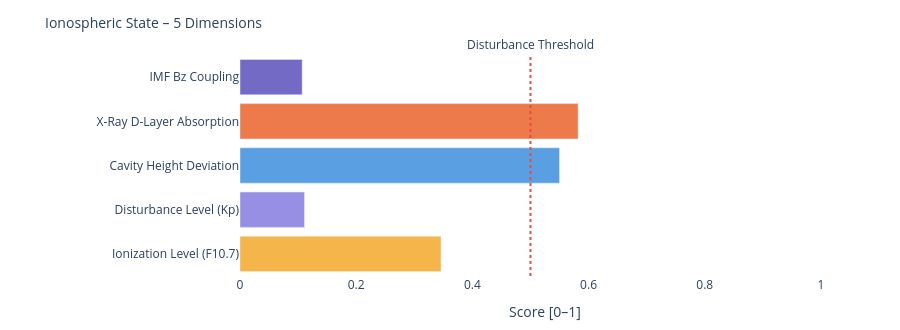

Notebook code cell kept with this figure:
### Markdown cell above
---
### 📐 Systemic Insight: Geometric Cavity vs. Real Schumann Resonance

**Relevant for:** Layer 6 = delta analysis &nbsp;|&nbsp; Layer 7 = feature vector / system interpretation

A cavity height change from 80 km to 70 km shifts the **idealized geometric frequencies** only minimally:

| Modus | Aktuell | Referenz | Δ |
|-------|---------|----------|---|
| SR-1 | 10.4762 Hz | 10.4599 Hz | +16 mHz |
| SR-2 | 18.1452 Hz | 18.1171 Hz | +28 mHz |
| SR-3 | 25.6612 Hz | 25.6215 Hz | +40 mHz |
| SR-4 | 33.1285 Hz | 33.0772 Hz | +51 mHz |

The geometric effect is limited because 10 km is very small compared to Earth's radius (~6371 km).

**Consequence:** Real Schumann deviations are likely driven more strongly by **conductivity, damping, day/night structure, lightning distribution and source geometry** than by pure cavity height.

---

**Layer 6 compares:**
```
geometric Δ from Layer 4  vs.  observed Δ from real Schumann measurement data
```

**Layer 7 Feature:**
```
If real Δ >> geometric Δ  →  non-geometric factors dominant
```

### Code cell
# ============================================================
# IONOSPHERIC STATE – Summary gauge
# Five dimensions: ionization, disturbance, cavity height, X-Ray, Bz coupling
# ============================================================

def norm(v, lo, hi):
    if v is None: return None
    return round(max(0.0, min(1.0, (v - lo) / (hi - lo))), 3)

# Ionization level (F10.7 → F2-Layer)
ioniz = norm(f107_val, 60, 250)

# Disturbance level (Kp → E/F-Layer irregularities)
disturb = norm(kp_val, 0, 9)

# Cavity height deviation from reference (80 km)
h_dev = norm(abs(h_eff - 80), 0, 20)

# X-Ray ionization (D-Layer absorption)
xray_ioniz = None
if xray_now is not None:
    xray_ioniz = norm(math.log10(max(xray_now, 1e-9)) + 9, 0, 5)

# Bz coupling (southward Bz → stronger magnetosphere-ionosphere coupling)
bz_coupling = norm(-(bz_now or 0), -5, 30) if bz_now is not None else None

dims = [
    ('Ionization Level (F10.7)',    ioniz,      '#F2A623'),
    ('Disturbance Level (Kp)',      disturb,    '#7F77DD'),
    ('Cavity Height Deviation',     h_dev,      '#378ADD'),
    ('X-Ray D-Layer Absorption',    xray_ioniz, '#E85D24'),
    ('IMF Bz Coupling',             bz_coupling,'#534AB7'),
]

fig = go.Figure()
for name, val, col in dims:
    if val is not None:
        h = int(val * 20)
        bar = '█' * h + '░' * (20 - h)
        label = f'{name}:  {bar}  {val:.3f}'
    else:
        label = f'{name}:  {"─" * 20}  n/a'
    fig.add_trace(go.Bar(
        x=[val if val is not None else 0],
        y=[name],
        orientation='h',
        marker_color=col, opacity=0.82,
        showlegend=False
    ))

fig.add_vline(x=0.5, line_dash='dot', line_color='#e74c3c',
              annotation_text='Disturbance Threshold', annotation_position='top')
fig.update_layout(
    title=dict(text='Ionospheric State – 5 Dimensions', font=dict(size=14)),
    xaxis=dict(title='Score [0–1]', range=[0, 1.05]),
    height=330, plot_bgcolor='rgba(0,0,0,0)', paper_bgcolor='rgba(0,0,0,0)',
    margin=dict(l=240, r=50, t=55, b=40)
)
fig.show()

print(f'\nIonospheric state:')
for name, val, _ in dims:
    print(f'  {name:<35} {val:.3f}' if val is not None else f'  {name:<35} n/a')

### Figure 1 — Plotly figure (JSON) as saved in the notebook; plotly's stock layout.template omitted (floating-point values rounded to 4 significant figures)
{"data": [{"marker": {"color": "#F2A623"}, "opacity": 0.82, "orientation": "h", "showlegend": false, "type": "bar", "x": [0.346], "y": ["Ionization Level (F10.7)"]}, {"marker": {"color": "#7F77DD"}, "opacity": 0.82, "orientation": "h", "showlegend": false, "type": "bar", "x": [0.111], "y": ["Disturbance Level (Kp)"]}, {"marker": {"color": "#378ADD"}, "opacity": 0.82, "orientation": "h", "showlegend": false, "type": "bar", "x": [0.55], "y": ["Cavity Height Deviation"]}, {"marker": {"color": "#E85D24"}, "opacity": 0.82, "orientation": "h", "showlegend": false, "type": "bar", "x": [0.582], "y": ["X-Ray D-Layer Absorption"]}, {"marker": {"color": "#534AB7"}, "opacity": 0.82, "orientation": "h", "showlegend": false, "type": "bar", "x": [0.107], "y": ["IMF Bz Coupling"]}], "layout": {"annotations": [{"showarrow": false, "text": "Disturbance Threshold", "x": 0.5, "xanchor": "center", "xref": "x", "y": 1, "yanchor": "bottom", "yref": "y domain"}], "height": 330, "margin": {"b": 40, "l": 240, "r": 50, "t": 55}, "paper_bgcolor": "rgba(0,0,0,0)", "plot_bgcolor": "rgba(0,0,0,0)", "shapes": [{"line": {"color": "#e74c3c", "dash": "dot"}, "type": "line", "x0": 0.5, "x1": 0.5, "xref": "x", "y0": 0, "y1": 1, "yref": "y domain"}], "title": {"font": {"size": 14}, "text": "Ionospheric State – 5 Dimensions"}, "xaxis": {"range": [0, 1.05], "title": {"text": "Score [0–1]"}}}}
